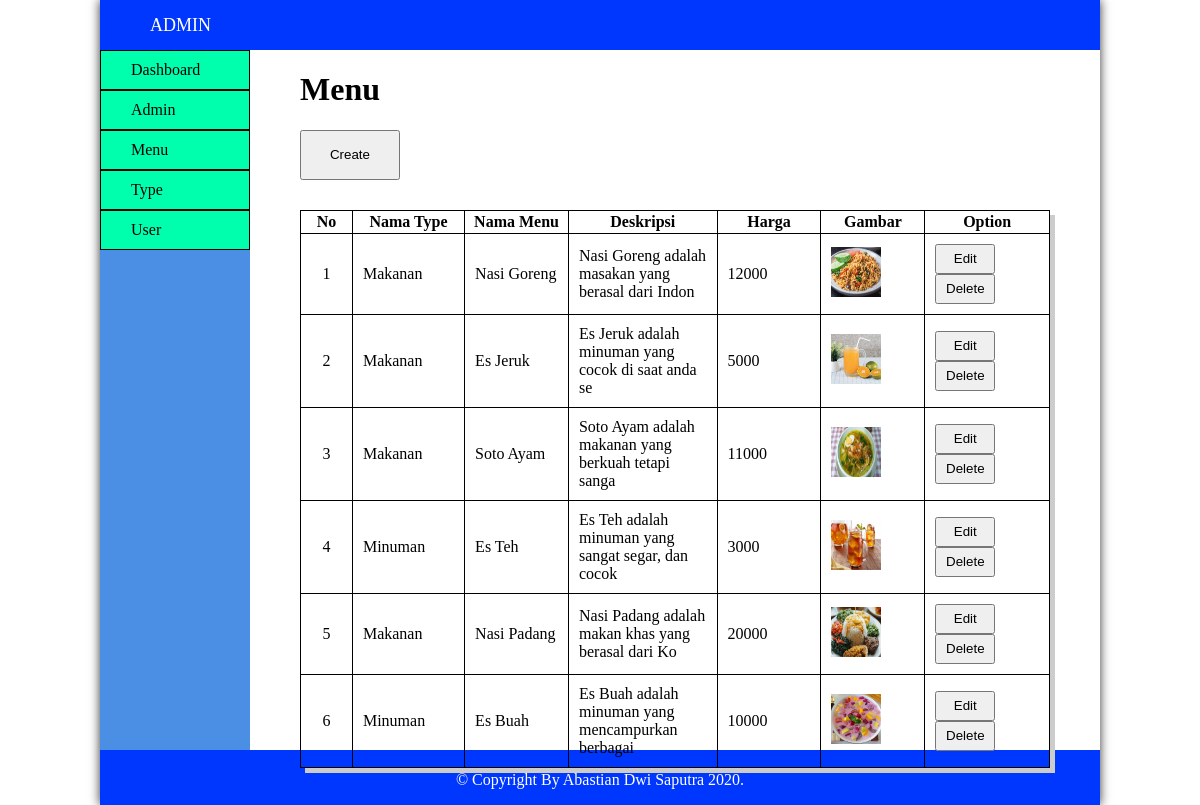
Page /admin/index.php?module=menu on the committed database.
### tables this page shows
CREATE TABLE `tb_menu` (
  `id_menu` int(11) NOT NULL,
  `id_type` int(11) NOT NULL,
  `nama` varchar(50) NOT NULL,
  `deskripsi` text NOT NULL,
  `harga` int(11) NOT NULL,
  `gambar` varchar(100) NOT NULL
);

CREATE TABLE `tb_type` (
  `id_type` int(11) NOT NULL,
  `nama` varchar(20) NOT NULL
);

### admin/backend/menu/list.php (the view, shortened to what this page needs)
<div class="fix">
	<h1>Menu</h1>
	<div class="fix-input">
			<input type="submit" value="Create" onclick="javascript:window.location.href='index.php?module=menu&action=add'"></input>
	</div>
    <div class="fix-table">
        <table class="table-design" border="1px" height="20%">
            <thead>
                <tr>
                    <th width="5%">No</th>
                    <th width="10%">Nama Type</th>
                    <th width="10%">Nama Menu</th>
                    <th width="10%">Deskripsi</th>
                    <th width="10%">Harga</th>
                    <th width="10%">Gambar</th>
                    <th width="12%">Option</th>
                </tr>
            </thead>
            <tbody>
			<?php
				$no = 1;
				$sql=$db->prepare("SELECT A.id_menu, A.nama AS nama_menu, A.deskripsi, A.harga, A.gambar, B.nama AS nama_type FROM tb_menu AS A INNER JOIN tb_type AS B ON(A.id_type = B.id_type) WHERE A.id_menu");
				$sql->execute();
				while($hasil=$sql->FETCH(PDO::FETCH_ASSOC)){
			?>
			<tr>
				<td style="text-align: center;"><?php echo $no; ?></td>
				<td><?php echo $hasil['nama_type'];?></td>
				<td><?php echo $hasil['nama_menu'];?></td>
				<td><?php echo substr($hasil['deskripsi'],0,50);?></td>
				<td><?php echo $hasil['harga'];?></td>
				<td><img src="../images/menu/<?php echo $hasil['gambar'];?>"/></td>
				<td>
					<div class="option-button">
						<button onclick="javascript:window.location.href='index.php?module=menu&action=add&id=<?php echo base64_encode($hasil['id_menu']); ?>'">Edit</button>
						<button onclick="javascript:window.location.href='index.php?module=menu&action=proses&id=<?php echo base64_encode($hasil['id_menu']); ?>&proc=delete';">Delete</button>
					</div>
				</td>
			</tr>
			<?php
				$no++;
				}
			?>
            </tbody>
        </table>
    </div>
</div>

### admin/index.php (shortened to what this page needs)
<?php include("../koneksi.php"); ?>
<!DOCTYPE html>
<html lang="en">
<head>
    <link rel="stylesheet" href="../css/backend/style.css">
</head>
<body>
    <div class="container">
        <div class="header">
            <div class="header-left">
                <a href="index.php">ADMIN</a>
            </div>
        </div>
        <div class="main">
            <div class="navbar">
                <ul>
                    <a href="index.php"><li><font>Dashboard</font></li></a>
                    <a href="index.php?module=admin"><li><font>Admin</font></li></a>
                    <a href="index.php?module=menu"><li><font>Menu</font></li></a>
                    <a href="index.php?module=type"><li><font>Type</font></li></a>
                    <a href="index.php?module=user"><li><font>User</font></li></a>
                </ul>
            </div>
            <div class="content">
                <?php
                    if(@$_GET['module'] !=''){
                        if(@$_GET['action'] !=''){
                            include("backend/".@$_GET['module']."/".@$_GET['action'].".php");
                        }else{
                            include("backend/".@$_GET['module']."/list.php");
                        }
                    }else{
                        include("backend/dashboard/list.php");
                    }
                ?>
            </div>
        </div>
        <div class="footer">
            <p>&copy; Copyright By Abastian Dwi Saputra 2020.</p>
        </div>
    </div>
</body>
</html>

### css/backend/style.css (style rules this page uses)
body, ul, li { margin: 0; padding: 0; }
.container { box-shadow:0 0 10px #333; margin: 0 100px; }
.header { width: 100%; height: 50px; background-color: #0037ff; }
.header-left { padding-top: 15px; padding-left: 50px; font-size: 18px; float: left; color: #ffffff; }
.header-left a { text-decoration: none; color: #ffffff; }
.fix { padding-left: 50px; padding-right: 50px; }
.fix-input { padding-bottom: 30px; }
.fix-input input { width: 100px; height: 50px; }
.fix-table tr td img { width: 50px; height: 50px; position: center; }
.option-button button { width: 60px; height: 30px; }
.table-design { border-spacing: 0; border-collapse: collapse; border: 1px solid #000000; box-shadow: 5px 5px #cccccc; }
.table-design th { height: 20px; }
.table-design td { width: 50px; height: 10px; padding: 10px; }
.main { width: 100%; height: 700px; background-color: #ffffff; }
.navbar { width: 15%; height: 100%; float: left; background-color: #4a8fe4; }
.navbar a { text-decoration: none; }
.navbar ul li { padding: 10px; padding-left: 30px; list-style: none; border: 1px solid #000000; background-color: #00ffad; }
.navbar font { color: #000000; }
.content { width: 85%; height: 100%; float: right; }
.footer { color: #ffffff; text-align: center; padding-top: 5px; width: 100%; height: 50px; background-color: #0037ff; }

### rows in the picture
tb_menu: id_type.nama "Makanan", nama "Nasi Goreng", deskripsi "Nasi Goreng adalah masakan yang berasal dari Indon", harga "12000", gambar (picture)
tb_menu: id_type.nama "Makanan", nama "Es Jeruk", deskripsi "Es Jeruk adalah minuman yang cocok di saat anda se", harga "5000", gambar (picture)
tb_menu: id_type.nama "Makanan", nama "Soto Ayam", deskripsi "Soto Ayam adalah makanan yang berkuah tetapi sanga", harga "11000", gambar (picture)
tb_menu: id_type.nama "Minuman", nama "Es Teh", deskripsi "Es Teh adalah minuman yang sangat segar, dan cocok", harga "3000", gambar (picture)
tb_menu: id_type.nama "Makanan", nama "Nasi Padang", deskripsi "Nasi Padang adalah makan khas yang berasal dari Ko", harga "20000", gambar (picture)
tb_menu: id_type.nama "Minuman", nama "Es Buah", deskripsi "Es Buah adalah minuman yang mencampurkan berbagai", harga "10000", gambar (picture)
